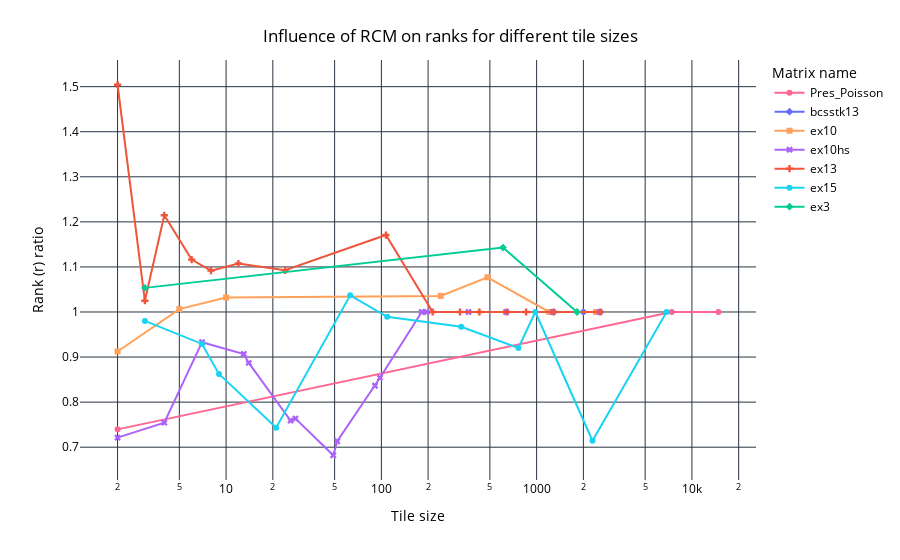

Notebook code cell kept with this figure:
### Code cell
line_plot_tile_size_rank_percentage_per_matrix(rcm_df[rcm_df["rcm"] == True], "rcm", matrix_color_map=matrix_color_map)

### Figure 1 — Plotly figure (JSON) as saved in the notebook; plotly's stock layout.template omitted (floating-point values rounded to 4 significant figures)
{"data": [{"hovertemplate": "Matrix name=Pres_Poisson<br>Tile size=%{x}<br>Rank (r) ratio=%{y}<extra></extra>", "legendgroup": "Pres_Poisson", "line": {"color": "#FF6692", "dash": "solid"}, "marker": {"symbol": "circle"}, "mode": "lines+markers", "name": "Pres_Poisson", "orientation": "v", "showlegend": true, "x": [2.0, 7411.0, 14820.0], "xaxis": "x", "y": [0.7395, 1.0, 1.0], "yaxis": "y", "type": "scatter"}, {"hovertemplate": "Matrix name=bcsstk13<br>Tile size=%{x}<br>Rank (r) ratio=%{y}<extra></extra>", "legendgroup": "bcsstk13", "line": {"color": "#636EFA", "dash": "solid"}, "marker": {"symbol": "diamond"}, "mode": "lines+markers", "name": "bcsstk13", "orientation": "v", "showlegend": true, "x": [2003.0], "xaxis": "x", "y": [1.0], "yaxis": "y", "type": "scatter"}, {"hovertemplate": "Matrix name=ex10<br>Tile size=%{x}<br>Rank (r) ratio=%{y}<extra></extra>", "legendgroup": "ex10", "line": {"color": "#FFA15A", "dash": "solid"}, "marker": {"symbol": "square"}, "mode": "lines+markers", "name": "ex10", "orientation": "v", "showlegend": true, "x": [2.0, 5.0, 10.0, 241.0, 482.0, 1205.0, 2410.0], "xaxis": "x", "y": [0.9124, 1.006, 1.032, 1.036, 1.077, 1.0, 1.0], "yaxis": "y", "type": "scatter"}, {"hovertemplate": "Matrix name=ex10hs<br>Tile size=%{x}<br>Rank (r) ratio=%{y}<extra></extra>", "legendgroup": "ex10hs", "line": {"color": "#AB63FA", "dash": "solid"}, "marker": {"symbol": "x"}, "mode": "lines+markers", "name": "ex10hs", "orientation": "v", "showlegend": true, "x": [2.0, 4.0, 7.0, 13.0, 14.0, 26.0, 28.0, 49.0, 52.0, 91.0, 98.0, 182.0, 196.0, 364.0, 637.0, 1274.0, 2548.0], "xaxis": "x", "y": [0.7211, 0.7544, 0.933, 0.9068, 0.887, 0.759, 0.7635, 0.6821, 0.7132, 0.8364, 0.8542, 1.0, 1.0, 1.0, 1.0, 1.0, 1.0], "yaxis": "y", "type": "scatter"}, {"hovertemplate": "Matrix name=ex13<br>Tile size=%{x}<br>Rank (r) ratio=%{y}<extra></extra>", "legendgroup": "ex13", "line": {"color": "#EF553B", "dash": "solid"}, "marker": {"symbol": "cross"}, "mode": "lines+markers", "name": "ex13", "orientation": "v", "showlegend": true, "x": [2.0, 3.0, 4.0, 6.0, 8.0, 12.0, 24.0, 107.0, 214.0, 321.0, 428.0, 642.0, 856.0, 1284.0, 2568.0], "xaxis": "x", "y": [1.504, 1.025, 1.215, 1.116, 1.092, 1.108, 1.093, 1.171, 1.0, 1.0, 1.0, 1.0, 1.0, 1.0, 1.0], "yaxis": "y", "type": "scatter"}, {"hovertemplate": "Matrix name=ex15<br>Tile size=%{x}<br>Rank (r) ratio=%{y}<extra></extra>", "legendgroup": "ex15", "line": {"color": "#19D3F3", "dash": "solid"}, "marker": {"symbol": "circle"}, "mode": "lines+markers", "name": "ex15", "orientation": "v", "showlegend": true, "x": [3.0, 7.0, 9.0, 21.0, 63.0, 109.0, 327.0, 763.0, 981.0, 2289.0, 6867.0], "xaxis": "x", "y": [0.9802, 0.9291, 0.8627, 0.7433, 1.037, 0.9893, 0.9672, 0.92, 1.0, 0.7143, 1.0], "yaxis": "y", "type": "scatter"}, {"hovertemplate": "Matrix name=ex3<br>Tile size=%{x}<br>Rank (r) ratio=%{y}<extra></extra>", "legendgroup": "ex3", "line": {"color": "#00CC96", "dash": "solid"}, "marker": {"symbol": "diamond"}, "mode": "lines+markers", "name": "ex3", "orientation": "v", "showlegend": true, "x": [3.0, 607.0, 1821.0], "xaxis": "x", "y": [1.054, 1.143, 1.0], "yaxis": "y", "type": "scatter"}], "layout": {"xaxis": {"anchor": "y", "domain": [0.0, 1.0], "title": {"text": "Tile size"}, "type": "log"}, "yaxis": {"anchor": "x", "domain": [0.0, 1.0], "title": {"text": "Rank (r) ratio"}}, "legend": {"title": {"text": "Matrix name"}, "tracegroupgap": 0}, "margin": {"t": 60}, "title": {"text": "Influence of RCM on ranks for different tile sizes", "x": 0.5, "xanchor": "center", "yanchor": "top"}, "font": {"color": "black"}, "plot_bgcolor": "white", "paper_bgcolor": "white"}}
